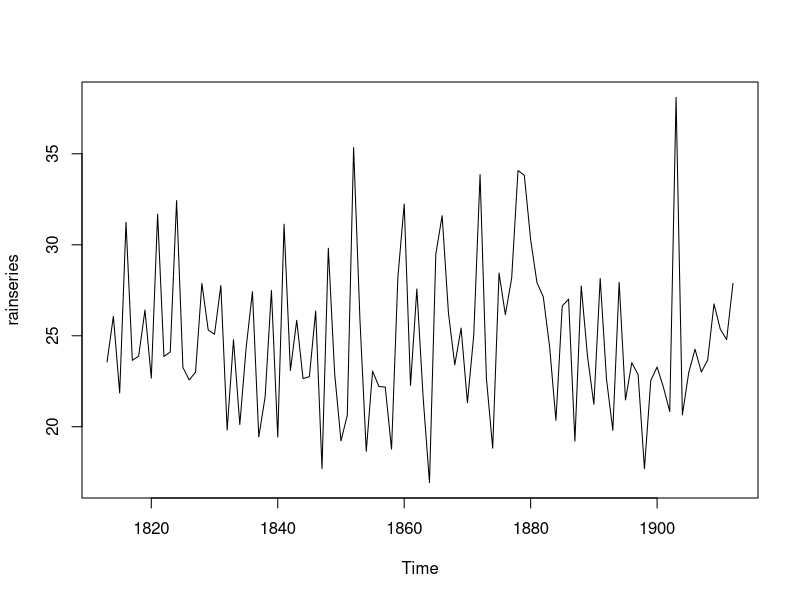

Source code (R): (Note: this script raises an error after producing the figure.)
print("here We have manage to find data from 'http://robjhyndman.com/tsdldata/hurst/precip1.dat'")
print("Rain Forecasting in Englend Starts from year 1813 to 1912(100 years)")

setwd("C:\\Users\\ramir\\Desktop\\R project")

rain <- scan("rainForecasting.dat",skip=1)

rainseries <- ts(rain,start = c(1813))

png(filename = "rainseries.png")
plot.ts(rainseries)#plots the graph
dev.off()


rainseriesForecast <- HoltWinters(rainseries,beta = FALSE,gamma = FALSE)
print("This is our Forecasting about rain")
print(rainseriesForecast)


plotForecastErrors(rainseriesForecast2$residuals)

print(rainseriesForecast$fitted)

png(filename = "rainseriesForecast.png")
plot(rainseriesForecast)      
dev.off()

print(rainseriesForecast$SSE)#SSE stores sum of squared errors

library(forecast)

HoltWinters(rainseries,beta = FALSE,gamma = FALSE, l.start=23.56)
rainseriesForecast2 <- forecast:::forecast.HoltWinters(rainseriesForecast,h=8)
print(rainseriesForecast2)

png(filename = "rainseriesForecast2.png")
plot(rainseriesForecast2)
dev.off()
#obj = 

print(rainseriesForecast2$residuals)

png(filename = "corellogram.png")
Acf(rainseriesForecast2$residuals,lag.max = 20)
dev.off();

Box.test(rainseriesForecast2$residuals,lag = 20,type = "Ljung-Box")

png(filename = "corellogram2.png")
plot.ts(rainseriesForecast2$residuals)
dev.off()

plotForecastErrors <- function(forecasterrors)
{
  forecasterrors[1] = 0
  mybinsize <- IQR(forecasterrors)/4
  mysd <- sd(forecasterrors)
  mymin <- min(forecasterrors) - mysd*5
  mymax <- max(forecasterrors) + mysd*3
  
  mynorm <- rnorm(10000,mean = 0,sd=mysd)
  mymin2 <- min(mynorm)
  mymax2 <- max(mynorm)
  
  if(mymin2<mymin){
    mymin <- mymin2
  }
  if(mymax2>mymax){
    mymax <- mymax2
  }
  mybins <- seq(mymin,mymax,mybinsize)
  hist(forecasterrors, col="red",freq=FALSE,breaks = mybins)
  myhist <- hist(mynorm,plot = FALSE,breaks = mybins) 
  points(myhist$mids,myhist$density,type = 1,col = "blue",lwd = 2)
}

png(filename = "histogram.png")
plotForecastErrors(rainseriesForecast2$residuals)
dev.off()

